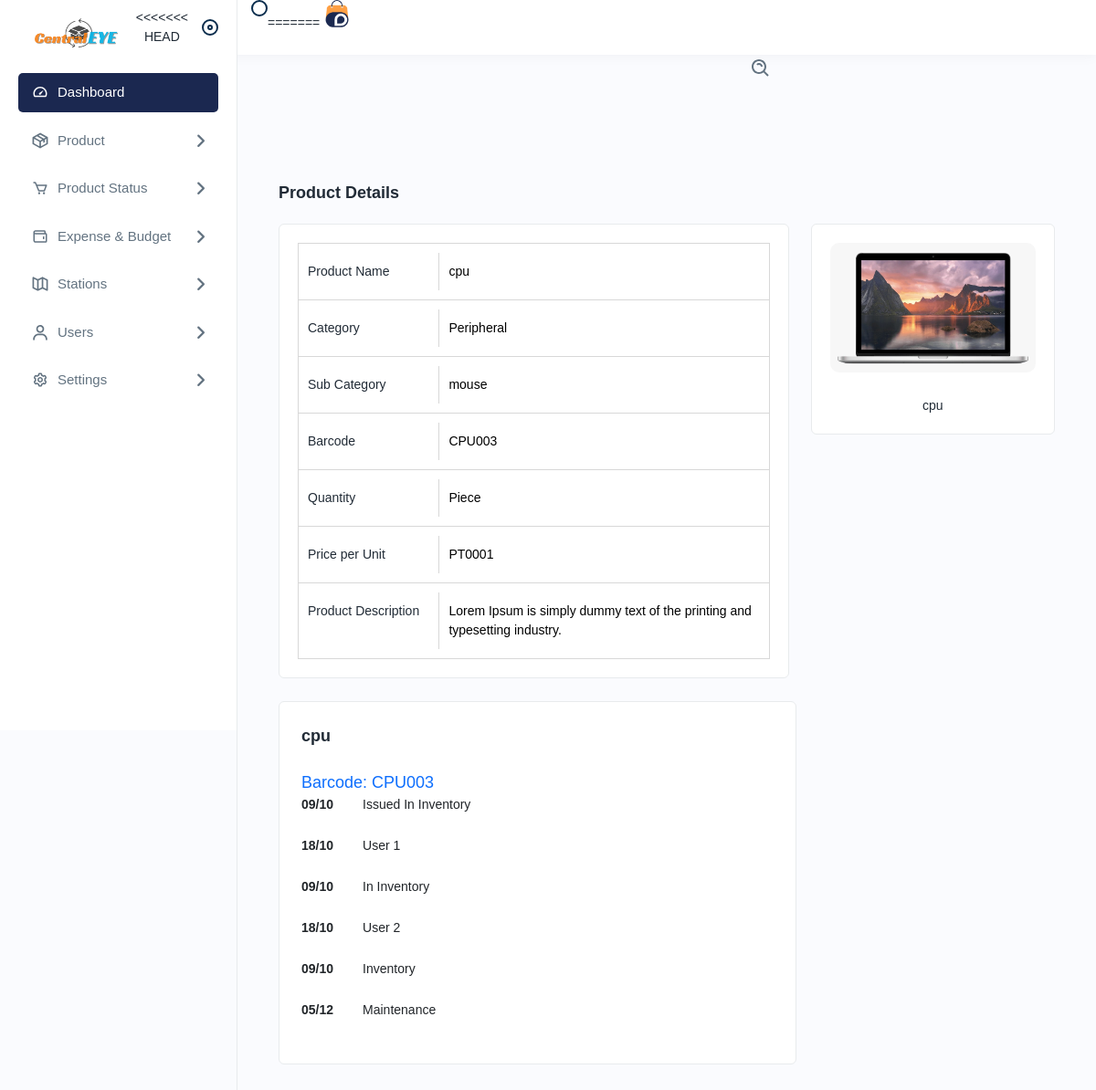
The page /productdetails/1 on the database its author committed.
### app/models.py (models this page shows, shortened)
class Asset(models.Model):
    asset_id = models.IntegerField(primary_key=True, unique=True)
    asset_name = models.CharField(max_length=255)
    asset_category = models.ForeignKey(AssetSubCategory, null=True, blank=True, on_delete=models.SET_NULL)
    barcode = models.CharField(max_length=255, unique=True, null=True, blank=True)
    purchase_date = models.DateField()
    asset_value = models.CharField(max_length=255)
    condition = models.CharField(max_length=20, choices=CONDITION_CHOICES, default='good')
    location = models.CharField(max_length=255)
    assign_to = models.ForeignKey(UserDetails, null=True, blank=True, on_delete=models.SET_NULL)
    asset_status = models.CharField(max_length=20, choices=ASSET_STATUS_CHOICES, default='available')
    asset_maintenance_date = models.DateField(null=True, blank=True)

class AssetSubCategory(models.Model):
    sub_category_id = models.IntegerField(primary_key=True)
    category = models.ForeignKey(AssetCategory, null=True, blank=True, on_delete=models.SET_NULL)
    sub_category_name = models.CharField(max_length=255)
    def __str__(self):
        return self.sub_category_name

class AssetCategory(models.Model):
    category_id = models.IntegerField(primary_key=True)
    category_name = models.CharField(max_length=255)
    def __str__(self):
        return self.category_name

### app/views.py (the view)
# urls.py: path('productdetails/<int:id>', views.productdetails, name='productdetails'),
def productdetails(request, id):
    asset = get_object_or_404(Asset, asset_id=id)
    context = {'asset': asset}
    return render(request, 'productdetails.html', context)

### templates/productdetails.html (shortened to what this page needs)
{% extends 'navbar.html' %}
{% load static %}
{% block body %}
<div class="main-wrapper">
    <div class="page-wrapper">
        <div class="content">
            <div class="page-header">
                <h4>Product Details</h4>
            </div>
            <div class="row">
                <div class="col-lg-8 col-sm-12">
                    <div class="card">
                        <div class="card-body">
                            <div class="productdetails">
                                <ul class="product-bar">
                                    <li><h4>Product Name</h4><h6>{{asset.asset_name}}</h6></li>
                                    <li><h4>Category</h4><h6> {{ asset.asset_category.category }}</h6></li>
                                    <li><h4>Sub Category</h4><h6>{% if asset.asset_category and asset.asset_category.category %}
                                        {{ asset.asset_category }}
                                        {% else %}
                                        No Category
                                        {% endif %}</h6></li>
                                    <li><h4>Barcode</h4><h6>{{asset.barcode}}</h6></li>
                                    <li><h4>Quantity</h4><h6>Piece</h6></li>
                                    <li><h4>Price per Unit</h4><h6>PT0001</h6></li>
                                    <li>
                                        <h4>Product Description</h4>
                                        <h6>Lorem Ipsum is simply dummy text of the printing and typesetting industry.</h6>
                                    </li>
                                </ul>
                            </div>
                        </div>
                    </div>
                </div>
                <div class="col-lg-4 col-sm-12">
                    <div class="card">
                        <div class="card-body text-center">
                            <div class="slider-product-details">
                                <div class="slider-product">
                                    <img src="{% static 'assets/img/product/product69.jpg' %}" alt="Product Image">
                                    <h4>{{asset.asset_name}}</h4>
                                </div>
                            </div>
                        </div>
                    </div>
                </div>
            </div>
               <div class="col-lg-8">
    <div class="card w-100">
        <div class="card-body p-4">
            <h5 class="card-title fw-semibold mb-4">{{asset.asset_name}}</h5>
            <h6>
                <a href="javascript:void(0)" class="text-primary d-block fw-normal">Barcode: {{asset.barcode}}</a>
            </h6>
            <ul class="timeline-widget list-unstyled">
                <li class="timeline-item d-flex mb-4">
                    <div class="timeline-time text-dark fw-bold me-3">09/10</div>
                    <div class="timeline-desc text-dark ms-3">Issued In Inventory</div>
                </li>
                <li class="timeline-item d-flex mb-4">
                    <div class="timeline-time text-dark fw-bold me-3">18/10</div>
                    <div class="timeline-desc text-dark ms-3">User 1</div>
                </li>
                <li class="timeline-item d-flex mb-4">
                    <div class="timeline-time text-dark fw-bold me-3">09/10</div>
                    <div class="timeline-desc text-dark ms-3">In Inventory</div>
                </li>
                <li class="timeline-item d-flex mb-4">
                    <div class="timeline-time text-dark fw-bold me-3">18/10</div>
                    <div class="timeline-desc text-dark ms-3">User 2</div>
                </li>
                <li class="timeline-item d-flex mb-4">
                    <div class="timeline-time text-dark fw-bold me-3">09/10</div>
                    <div class="timeline-desc text-dark ms-3">Inventory</div>
                </li>
                <li class="timeline-item d-flex mb-4">
                    <div class="timeline-time text-dark fw-bold me-3">05/12</div>
                    <div class="timeline-desc text-dark ms-3">Maintenance</div>
                </li>
            </ul>
        </div>
    </div>
</div>
            </div>
        </div>
    </div>
{% endblock %}

### templates/productdetails.html (style rules this page uses)
.main-wrapper { margin: 0 auto; max-width: 1200px; padding: 20px; }
.page-header { margin-bottom: 20px; text-align: center; }
.product-bar li { display: flex; justify-content: space-between; padding: 10px 0; border-bottom: 1px solid #f0f0f0; }
.product-bar li h4 { margin-bottom: 0; }
.slider-product img { max-width: 100%; border-radius: 10px; }
.slider-product h4 { margin-top: 10px; text-align: center; }
.timeline-widget { list-style: none; padding: 0; }
.timeline-item { margin-bottom: 20px; }

### rows shown on the page
Asset: asset_name "cpu", asset_category.category "Peripheral", asset_category "mouse", barcode "CPU003"
